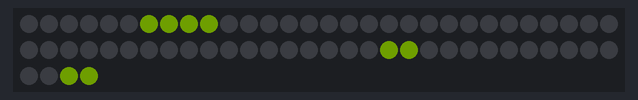
Bench run of a program on a simulated ESP32. Shown: 64 RGB LEDs in strip order, left to right, continuing on the next row. Dim RGB values are drawn brighter than linear; random numbers use the default seed unless the program sets one.

Above: at 0.1 s.
At 10.1 s:
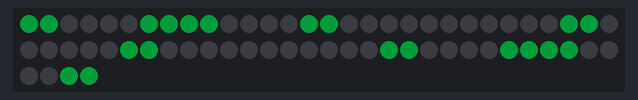
At 15.1 s:
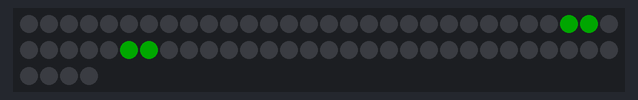
At 20.1 s:
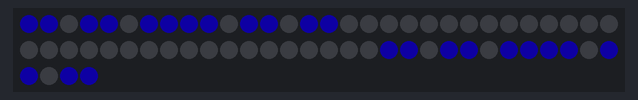
At 35.1 s:
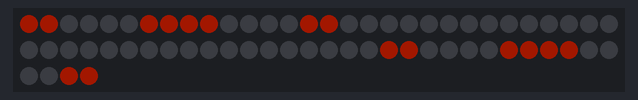

The program:

main.cpp
```cpp
#include <Arduino.h>
#include <FastLED.h>

// LED Settings
#define NUM_LEDS          64
#define DATA_PIN          32

/*
   0     4
   1  3  5
   2     6
*/
uint8_t dots[7][4] = {{63, 62, 48, 49},
                      {60, 59, 51, 52},
                      {57, 56, 55, 54},
                      {35, 36, 28, 27},
                      {15, 14,  0,  1},
                      {12, 11,  3,  4},
                      { 9,  8,  7,  6}};

uint8_t faces[6][6] = {{3, 7, 7, 7, 7, 7},
                       {0, 6, 7, 7, 7, 7},
                       {0, 3, 6, 7, 7, 7},
                       {0, 2, 4, 6, 7, 7},
                       {0, 2, 3, 4, 6, 7},
                       {0, 1, 2, 4, 5, 6}};

// Define the led chain
CRGB leds[NUM_LEDS];
uint8_t counter = 0;

void displayFace(uint8_t value) {
  uint8_t pixelIndex = 0;
  CHSV color = CHSV(random(0,254), 255, 100);
  for (uint8_t i = 0; i < 6; i++) {
    uint8_t dot = faces[value][i];
    if (dot == 7) {
      break;
    }
    for (uint8_t j = 0; j < 4; j++) {
      pixelIndex = dots[dot][j];
      leds[pixelIndex] = color;
    }
  }
}

void setup() {
  FastLED.addLeds<WS2812B, DATA_PIN, GRB>(leds, NUM_LEDS);
}

void loop() {
    FastLED.clear();
    uint8_t randomNumber = random(1, 7);
    log_v("Value: %d", randomNumber);
    displayFace(randomNumber - 1);
    FastLED.show();
    counter++;
    delay(5000);
}
```

Measured:
- what the display in image 1 shows lasts 5.0 s, from 10.0 s to 15.0 s
